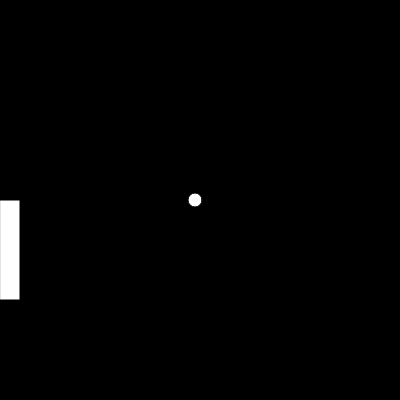
Frame 1 (no input)
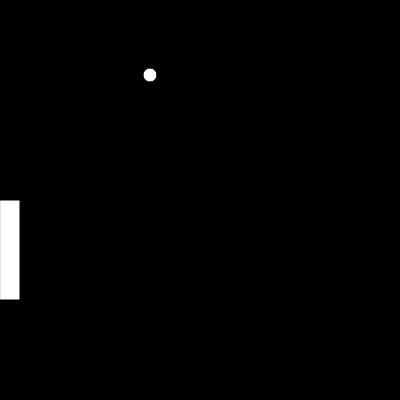
Frame 60 (no input)
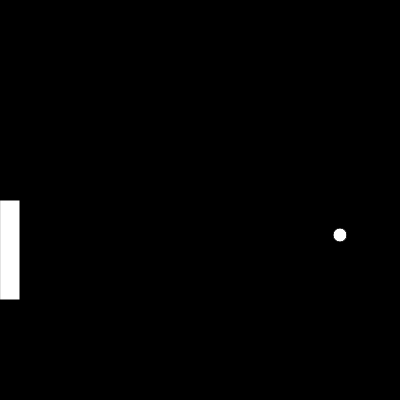
Frame 120 (the mouse pressed at the canvas centre since frame 60)

The p5.js sketch that drew these frames (run headless with seeded random() and noise() and a simulated clock; from frame 60 on, the mouse is pressed at the canvas centre):

// p5.js sketch
// ── sketch.js
var player;
var ball ;
function setup() {
    createCanvas(400,400);
    background(0);
    player = new Player(0,height/2);
    ball = new Ball(7,width/2,height/2);
    angleMode(DEGREES);
}

function draw() {
    if(keyIsDown(38)){
        player.update("up");
    }
    if(keyIsDown(40)){
        player.update("down");
    }
    ball.update(player);
    background(0);
    player.show();
    ball.show();
}

// ── Ball.js
function Ball(radius,x,y){

    this.r = radius;
    this.pos = createVector(x,y);
    this.speed = createVector(-5,0);

    this.show = function () {

        this.pos.add(this.speed);
        fill(255);
        ellipse(this.pos.x,this.pos.y,this.r*2,this.r*2);
    };

    this.update = function(player){
        //Wall Collision

        if(this.pos.x + this.r + 2 > width || this.pos.x - this.r - 2 < 0){
            this.speed.set(-this.speed.x,this.speed.y);
        }
        if(this.pos.y - this.r -2 < 0 || this.pos.y + this.r + 2 > height){
            this.speed.set(this.speed.x, -this.speed.y);
        }


        /*
            Player Collision
         */
        // collisiosn on x axis
        if(this.pos.x - this.r -2 < player.x + player.w && this.pos.x + this.r + 2 > player.x ){

            // collision on y axis
            if((this.pos.y + this.r + 2 >= player.y) && (this.pos.y - this.r - 2 <= player.y + player.h)){

                var newy = (player.y + player.h/2 - this.pos.y)*0.1;
                this.speed.set(-this.speed.x, -newy);
            }
        }


    }


}
// ── player.js
function Player(x,y){


    this.h = 100;
    this.w = 20;
    this.y = y ;
    this.x = x;
    this.speed = 10;

    this.show = function(){
        fill(255);
        rect(this.x,this.y,this.w,this.h);
    }

    this.update = function(direction){
        if(direction == "up"){
            if( !(this.y < 30)){
                this.y -= this.speed;
            }
        }
        if(direction == "down"){
            if( !(this.y > height-this.h -30)){
                this.y += this.speed;
            }
        }
    }
}
